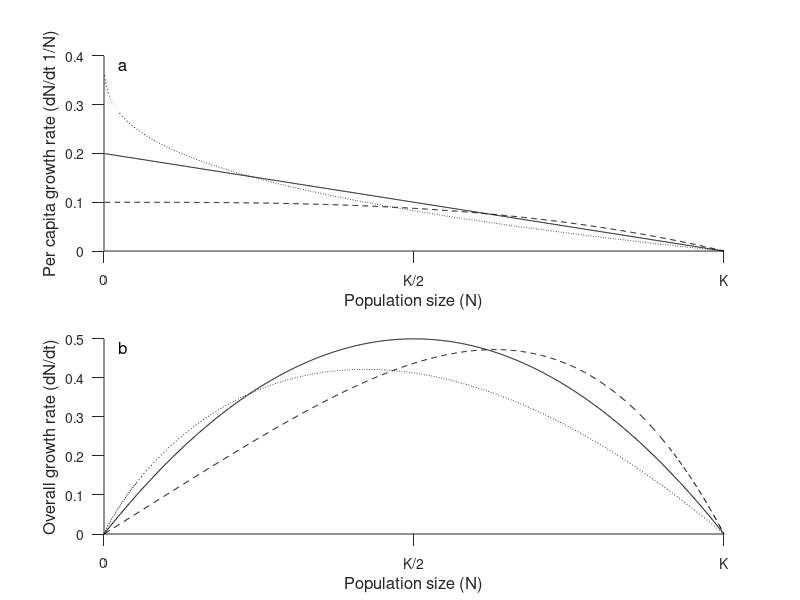

MATLAB code to generate this figure:
function theta_logistic_plots

% Create example plots for theta logistic model

% Same parameters used in the logistic plots earlier
R = [exp(0.4) exp(0.2) exp(0.1)]; % growth rates
K =10; % carrying capacity
Th = [1/3 1 3]; % theta values
LS = {':','-','--'}; % line types for plotting


% Setup figure
figure(2)
set(gcf,'units','cent','position',[40,40,8,15])
clf

% Upper panel: dN/dt * 1/N
subplot(2,1,1)
hold on
N = 0:0.01:K; % values of N
for t = 1:3
% get theta logistic solution
Nt = Theta_logistic(1,N,log(R(t)),K,Th(t));
% plot results
ph = plot(N,Nt./N,'color','k','linestyle',LS{t});
end

% Format plots
set(gca,'ytick',0:0.1:2,'tickdir','out','ticklength',[0.02 0.02])
set(gca,'xtick',0:5:10,'xticklabel',{'0','K/2','K'})
ylabel(gca,'Per capita growth rate (dN/dt 1/N)','fontsize',12)
xlabel(gca,'Population size (N)','fontsize',12)
text(0.23,0.38,'a','fontsize',12)

% Lower panel: dN/dt
subplot(2,1,2)
hold on
N = 0:0.01:K;
for t = 1:3
    % get theta logistic solution
Nt = Theta_logistic(1,N,log(R(t)),K,Th(t));
% plot results
ph = plot(N,Nt,'color','k','linestyle',LS{t});
end

% Format plots
set(gca,'ytick',0:0.1:2,'tickdir','out','ticklength',[0.02 0.02])
set(gca,'xtick',0:5:10,'xticklabel',{'0','K/2','K'})
ylabel(gca,'Overall growth rate (dN/dt)','fontsize',12)
xlabel(gca,'Population size (N)','fontsize',12)
text(0.23,0.48,'b','fontsize',12)


% Define model functions
function dN = Theta_logistic(t,N,r,K,Th)
% Exponential growth
dN = r.*N.*(1-(N./K).^Th);
